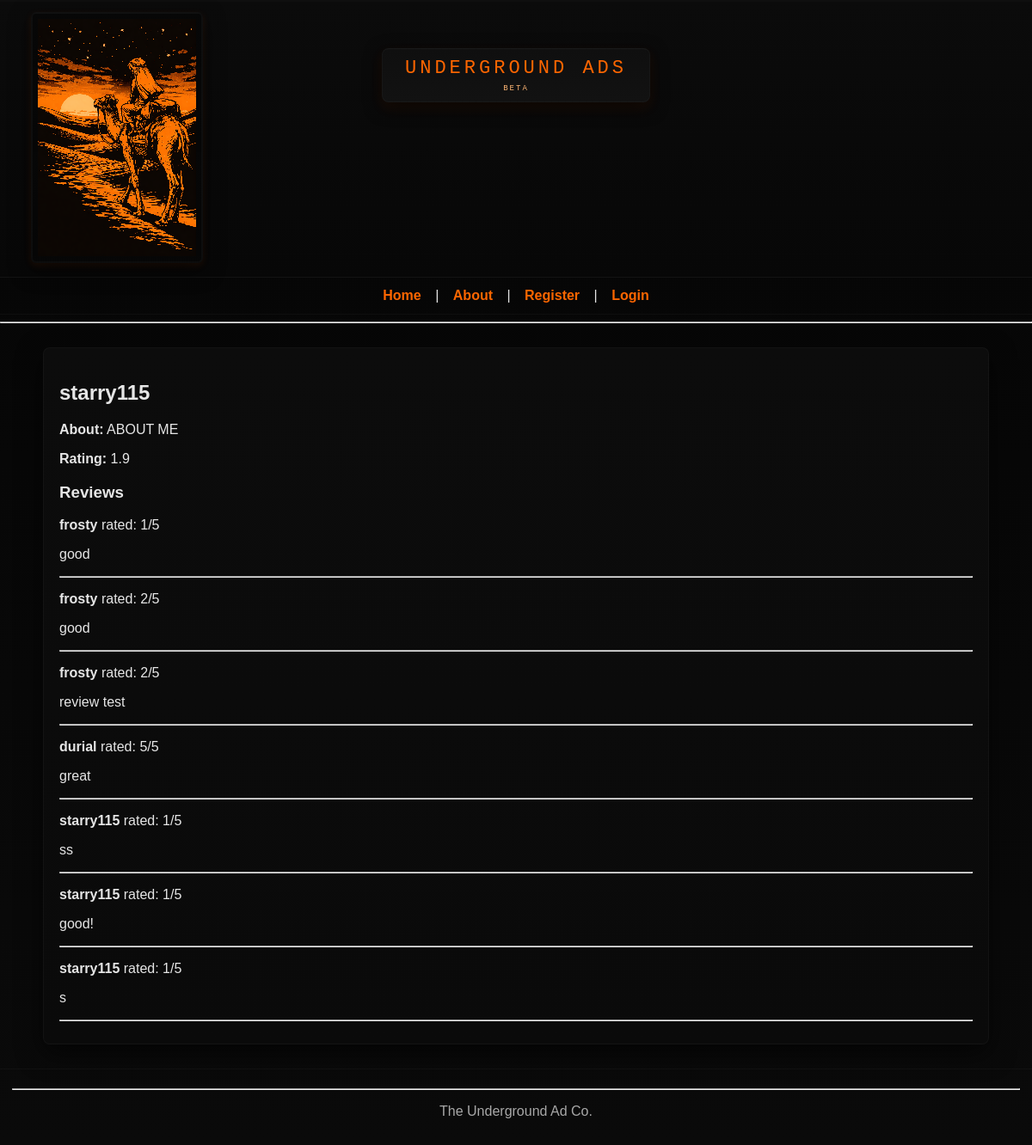
/user/2, run on the app's committed database.
### tables this page shows
CREATE TABLE users (
            id INTEGER PRIMARY KEY AUTOINCREMENT,
            username TEXT UNIQUE NOT NULL,
            password_hash TEXT NOT NULL,
            created_at TIMESTAMP DEFAULT CURRENT_TIMESTAMP
        , is_admin INTEGER DEFAULT 0, about TEXT DEFAULT '', pgp_public_key TEXT, pgp_private_key_encrypted TEXT, pgp_key_salt TEXT, pgp_key_nonce TEXT);

CREATE TABLE ratings (
            id INTEGER PRIMARY KEY AUTOINCREMENT,
            seller_id INTEGER NOT NULL,
            rater_id INTEGER NOT NULL,
            rating INTEGER CHECK(rating >= 1 AND rating <= 5),
            created_at TIMESTAMP DEFAULT CURRENT_TIMESTAMP, review TEXT DEFAULT '',
            FOREIGN KEY (seller_id) REFERENCES users (id),
            FOREIGN KEY (rater_id) REFERENCES users (id)
        );

### app.py (the view)
@app.route("/user/<int:user_id>")
def view_user(user_id):
    conn = get_db()
    cur = conn.cursor()
    cur.execute(
        """
        SELECT users.id, users.username, users.about,
               IFNULL(ROUND(AVG(r.rating), 1), 'No ratings') AS avg_rating
        FROM users
        LEFT JOIN ratings r ON users.id = r.seller_id
        WHERE users.id = ?
        GROUP BY users.id
        """,
        (user_id,),
    )
    user = cur.fetchone()
    if not user:
        conn.close()
        return "User not found", 404
    cur.execute(
        """
        SELECT r.rating, r.review, u.username AS reviewer
        FROM ratings r
        JOIN users u ON r.rater_id = u.id
        WHERE r.seller_id = ?
        ORDER BY r.id DESC
        """,
        (user_id,),
    )
    reviews = cur.fetchall()
    conn.close()
    return render_template("user_profile.html", user=user, reviews=reviews)

### db.py (called while the page is built)
def get_db():
    db_path = os.path.join(os.path.dirname(__file__), "uadb.db")
    conn = sqlite3.connect(db_path)
    conn.row_factory = sqlite3.Row
    return conn

### templates/user_profile.html (shortened to what this page needs)
{% extends "base.html" %}
{% block content %}
<div class="container">
    <h2>{{ user.username }}</h2>
    <p><strong>About:</strong> {{ user.about or 'No bio available.' }}</p>
    <p><strong>Rating:</strong> {{ user.avg_rating }}</p>
    <h3>Reviews</h3>
    {% if reviews %}
    {% for review in reviews %}
    <div class="review-box">
        <p><strong>{{ review.reviewer }}</strong> rated: {{ review.rating }}/5</p>
        <p>{{ review.review }}</p>
        <hr>
    </div>
    {% endfor %}
    {% else %}
    <p>No reviews yet.</p>
    {% endif %}
</div>
{% endblock %}

### static/style.css (style rules this page uses)
:root { --ua-orange: #ff6600; --ua-dark-bg: #070707; --card-bg: #0f0f0f; --muted: #a8a8a8; --accent-shadow: rgba(255,102,0,0.12); }
* { box-sizing: border-box }
body { margin: 0; font-family: "Verdana","Arial",sans-serif; background: linear-gradient(180deg,#050505,#0a0a0a); color: #e6e6e6; -webkit-font-smoothing: antialiased; }
.container { width: 92%; max-width: 1100px; margin: 28px auto; background: linear-gradient(180deg,#0c0c0c,#0a0a0a); border: 1px solid rgba(255,255,255,0.03); border-radius: 8px; padding: 18px; box-shadow: 0 10px 30px rgba(0,0,0,0.6); }

### data on the page
users: username "starry115", about "ABOUT ME"
ratings: reviewer "frosty", rating "1", review "good"
ratings: reviewer "frosty", rating "2", review "good"
ratings: reviewer "frosty", rating "2", review "review test"
ratings: reviewer "durial", rating "5", review "great"
ratings: reviewer "starry115", rating "1", review "ss"
ratings: reviewer "starry115", rating "1", review "good!"
ratings: reviewer "starry115", rating "1", review "s"

### other printed values
{{ user.avg_rating }} "1.9"
